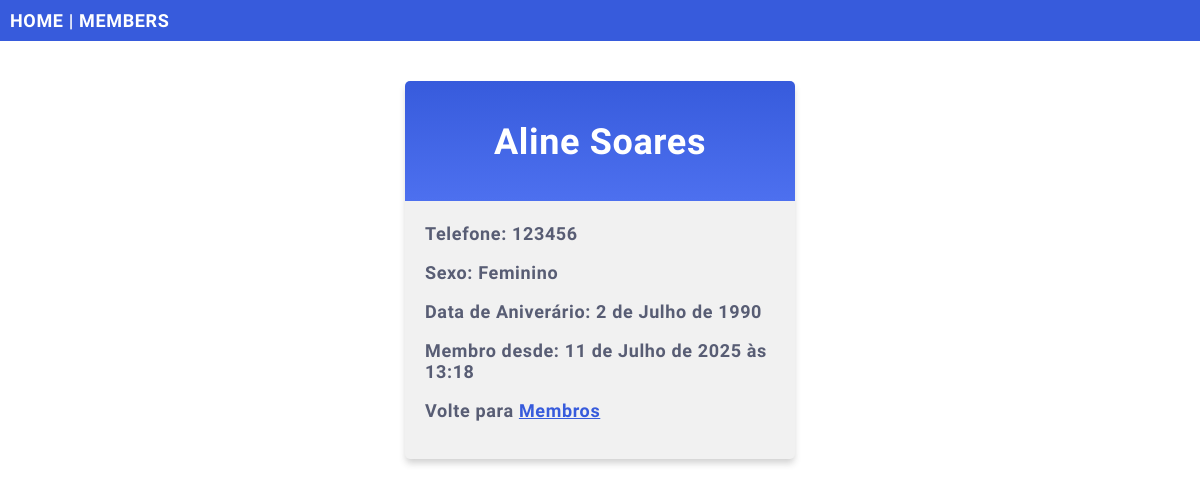
The page /members/details/aline-soares on the database its author committed.
### members/models.py (models this page shows, shortened)
class Member(models.Model):
    firstname = models.CharField(max_length=255, verbose_name='Primeiro Nome')
    lastname = models.CharField(max_length=255, verbose_name='Sobrenome')
    email = models.EmailField(unique=True, verbose_name='E-mail')
    phone = models.CharField(max_length=20, blank=True, null=True, verbose_name='Telefone')
    birth_date = models.DateField(blank=True, null=True, verbose_name='Data de Nascimento')
    gender = models.CharField(
        max_length=1,
        choices=[('M', 'Masculino'), ('F', 'Feminino')],
        blank=True,
        null=True,
        verbose_name='Gênero'
    )
    address = models.TextField(blank=True, null=True, verbose_name='Endereço')
    is_active = models.BooleanField(default=True, verbose_name='Ativo')
    created_at = models.DateTimeField(auto_now_add=True, verbose_name='Criado em')
    updated_at = models.DateTimeField(auto_now=True, verbose_name='Atualizado em')
    slug = models.SlugField(default="", null=False)
    class Meta:
        ordering = ['firstname']
        verbose_name = 'Membro'

### members/views.py (the view)
# urls.py: path('members/details/<slug:slug>', views.details, name='details'),
def details(request, slug):
  mymember = Member.objects.get(slug=slug)
  template = loader.get_template('details.html')
  context = {
    'mymember': mymember,
  }
  return HttpResponse(template.render(context, request))

### members/templates/details.html (shortened to what this page needs)
{% extends "master.html" %}
{% block content %}
  <div class="mycard">
    <h1>{{ mymember.firstname }} {{ mymember.lastname }}</h1>
    <p>Telefone: {{ mymember.phone }}</p>
    <p>Sexo: {{ mymember.get_gender_display }}</p>
    <p>Data de Aniverário: {{ mymember.birth_date }}</p>
    <p>Membro desde: {{ mymember.created_at }}</p>
    <p>Volte para <a href="/members">Membros</a></p>
  </div>
{% endblock %}

### mystaticfiles/mystyles.css (style rules this page uses)
body { margin:0; font: 600 18px 'Source Sans Pro', sans-serif; letter-spacing: 0.64px; color: #585d74; }
.mycard { background-color: #f1f1f1; background-image: linear-gradient(to bottom, #375BDC, #4D70EF); background-size: 100% 120px; background-repeat: no-repeat; margin: 40px auto; width: 350px; border-radius: 5px; box-shadow: 0 5px 7px -1px rgba(51, 51, 51, 0.23); padding: 20px; }
.mycard h1 { text-align: center; color:#ffffff; margin:20px 0 60px 0; }
a:link, a:visited { color: #375BDC; }

### rows shown on the page
Member: firstname "Aline", lastname "Soares", phone "123456", gender "Feminino", birth_date "2 de Julho de 1990", created_at "11 de Julho de 2025 às 13:18"
